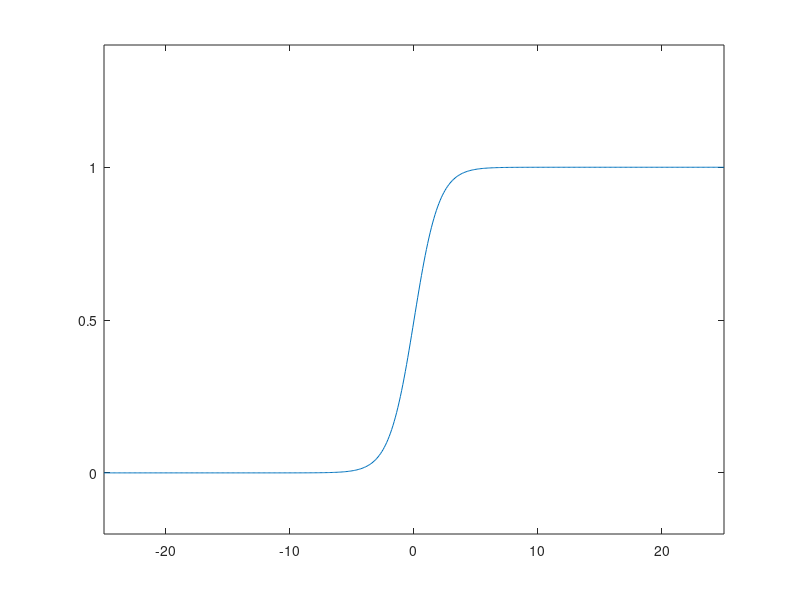

Write the MATLAB code that produced this figure. (Note: this script raises an error after producing the figure.)

beta = 0.8;
tau = 1.0;
x = -25:.1:25;

% traveling wave solution:
xi = x/tau;
if xi<0
    w = exp(xi) ./ (1 + exp(xi));
  else
    w = 1 ./ (exp(-xi) + 1);
  end

plot(x,w)
axis([-25 25 -.2 1.4])

query

psi = w.*(1-w).*(w-beta)/tau;
plot(x,psi)
